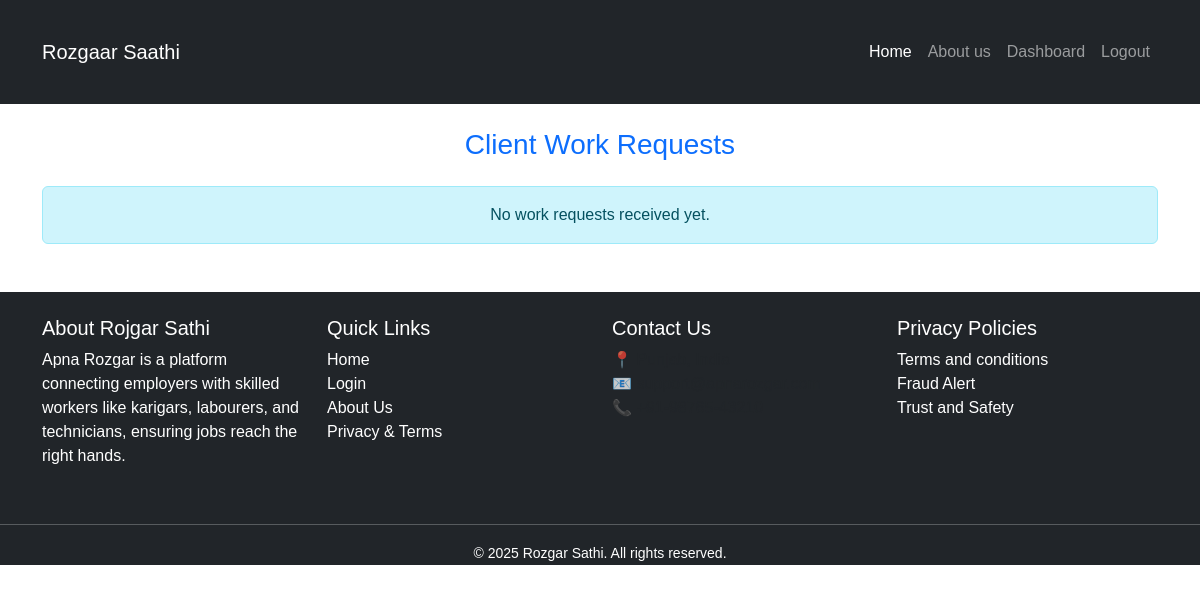
Page /hunarbaaz/requests/ (signed in) on the earlier database version.
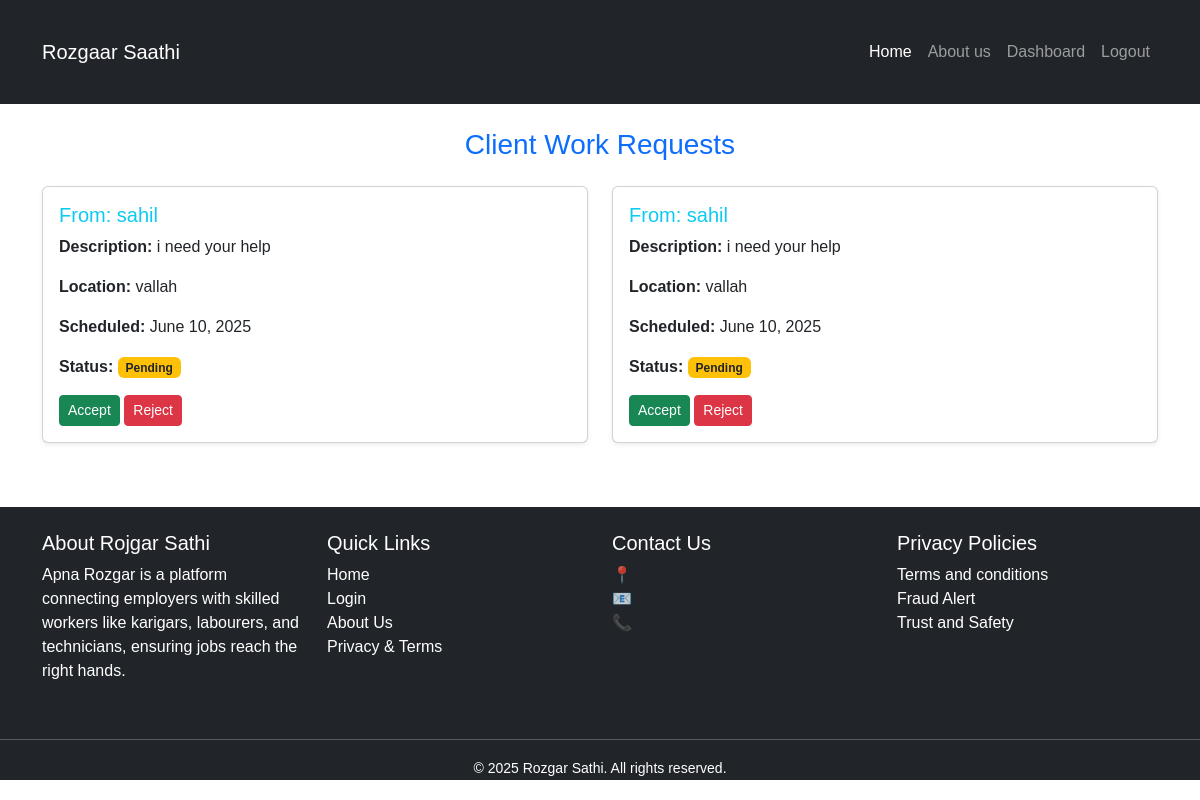
Same page on the later database version.
### client/models.py (models this page shows, shortened)
class PostRequest(models.Model):
    client = models.ForeignKey(User, on_delete=models.CASCADE, related_name='sent_requests')
    hunarbaaz = models.ForeignKey(Hunarbaaz, on_delete=models.CASCADE, related_name='received_requests')
    job_description = models.TextField()
    location = models.CharField(max_length=100)
    scheduled_date = models.DateField()
    is_accepted = models.BooleanField(null=True, blank=True)  # None = Pending, True = Accepted, False = Rejected
    created_at = models.DateTimeField(auto_now_add=True)

### hunarbaaz/views.py (the view)
# urls.py: path('requests/', views.view_requests, name='view_requests'),
@login_required
def view_requests(request):
    try:
        profile = Hunarbaaz.objects.get(user=request.user)
    except Hunarbaaz.DoesNotExist:
        return redirect('hunarbaaz:edit_profile')
    requests = PostRequest.objects.filter(hunarbaaz=profile).order_by('-created_at')
    return render(request, 'hunarbaaz/view_requests.html', {
        'client_requests': requests
    })

### hunarbaaz/templates/hunarbaaz/view_requests.html
{% extends 'base/base.html' %}
{% block content %}
<div class="container mt-4">
  <h3 class="mb-4 text-center text-primary">Client Work Requests</h3>
  {% if client_requests %}
    <div class="row">
      {% for req in client_requests %}
        <div class="col-md-6">
          <div class="card mb-3 shadow-sm">
            <div class="card-body">
              <h5 class="card-title text-info">From: {{ req.client.username }}</h5>
              <p><strong>Description:</strong> {{ req.job_description }}</p>
              <p><strong>Location:</strong> {{ req.location }}</p>
              <p><strong>Scheduled:</strong> {{ req.scheduled_date }}</p>
              <p><strong>Status:</strong>
                {% if req.is_accepted == True %}
                  <span class="badge bg-success">Accepted</span>
                {% elif req.is_accepted == False %}
                  <span class="badge bg-danger">Rejected</span>
                {% else %}
                  <span class="badge bg-warning text-dark">Pending</span>
                {% endif %}
              </p>
              {% if req.is_accepted is None %}
                <a href="{% url 'hunarbaaz:accept_request' req.id %}" class="btn btn-success btn-sm">Accept</a>
                <a href="{% url 'hunarbaaz:reject_request' req.id %}" class="btn btn-danger btn-sm">Reject</a>
              {% endif %}
            </div>
          </div>
        </div>
      {% endfor %}
    </div>
  {% else %}
    <div class="alert alert-info text-center">
      No work requests received yet.
    </div>
  {% endif %}
</div>
{% endblock %}

### base/templates/base/base.html (shortened to what this page needs)
{% load static %}
<!DOCTYPE html>
<html lang="en">
<head>
    <link href="https://cdn.jsdelivr.net/npm/bootstrap@5.3.0/dist/css/bootstrap.min.css" rel="stylesheet">
<link rel="stylesheet" href="{% static 'base/css/style.css' %}">
</head>
<body>
<nav class="navbar navbar-expand-lg navbar-dark bg-dark ">
  <div class="container">
    <a class="navbar-brand" href="{% url 'home' %}">Rozgaar Saathi</a>
    <div class="collapse navbar-collapse" id="navbarNav">
      <ul class="navbar-nav ms-auto">
        <li class="nav-item">
          <a class="nav-link active" href="{% url 'home' %}">Home</a>
        <li class="nav-item">
          <a class="nav-link " href="{% url 'about' %}">About us</a>
        </li>
         {% if user.is_authenticated %}
      {% if user.is_authenticated %}
  {% if user.hunarbaaz %}
   <li class="nav-item"> <a class="nav-link" href="{% url 'hunarbaaz:hunarbaaz_dashboard' %}"class="btn btn-primary" >Dashboard</a>
   </li>
    {% endif %}
{% endif %}
  <form method="post" action="{% url 'logout' %}" class="d-inline">
    <button type="submit" class="btn btn-link nav-link">Logout</button>
  </form>
{% else %}
  <a class="nav-link" href="{% url 'login' %}">Login/Register</a>
{% endif %}
      </ul>
    </div>
  </div>
</nav>
{% block content %}{% endblock %}
<footer class="bg-dark text-white mt-5">
  <div class="container py-4">
    <div class="row">
      <div class="col-md-3">
        <h5>About Rojgar Sathi</h5>
        <p>
          Apna Rozgar is a platform connecting employers with skilled workers like karigars, labourers, and technicians, ensuring jobs reach the right hands.
        </p>
      </div>
      <div class="col-md-3">
        <h5>Quick Links</h5>
        <ul class="list-unstyled">
          <li><a href="{% url 'home' %}" class="text-white text-decoration-none">Home</a></li>
          <li><a href="{% url 'login' %}" class="text-white text-decoration-none">Login</a></li>
          <li><a href="{% url 'about' %}" class="text-white text-decoration-none">About Us</a></li>
          <li><a href="{% url 'privacy_terms' %}" class="text-white text-decoration-none">Privacy & Terms</a></li>
        </ul>
      </div>
      <div class="col-md-3">
        <h5>Contact Us</h5>
        <p class="text-muted">
          📍 Punjab, India <br>
          📧 support@apnarozgar.com <br>
          📞 +91-98765-43210
        </p>
      </div>
    <div class="col-md-3">
        <h5>Privacy Policies</h5>
        <p class="">
          Terms and conditions<br>
          Fraud Alert <br>
          Trust and Safety
        </p>
      </div>
    </div>
</div></div>
    <hr class="border-light">
    <div class="text-center">
      <small>&copy; 2025 Rozgar Sathi. All rights reserved.</small>
    </div>
</footer>
</body>
</html>

### base/static/base/css/style.css (style rules this page uses)
.navbar { height: 13vh; margin-bottom: 0.1vh; }
body { margin: 0; padding: 0; font-family: 'Poppins', sans-serif; min-height: 100vh; background-color: #ffffff; }

Differences in the rows shown:
added PostRequest: client.username "sahil", job_description "i need your help", location "vallah", scheduled_date "June 10, 2025", shows "Pending", shows "Accept"
added PostRequest: client.username "sahil", job_description "i need your help", location "vallah", scheduled_date "June 10, 2025", shows "Pending", shows "Accept"
Other differences:
text no longer shown: "No work requests received yet."
